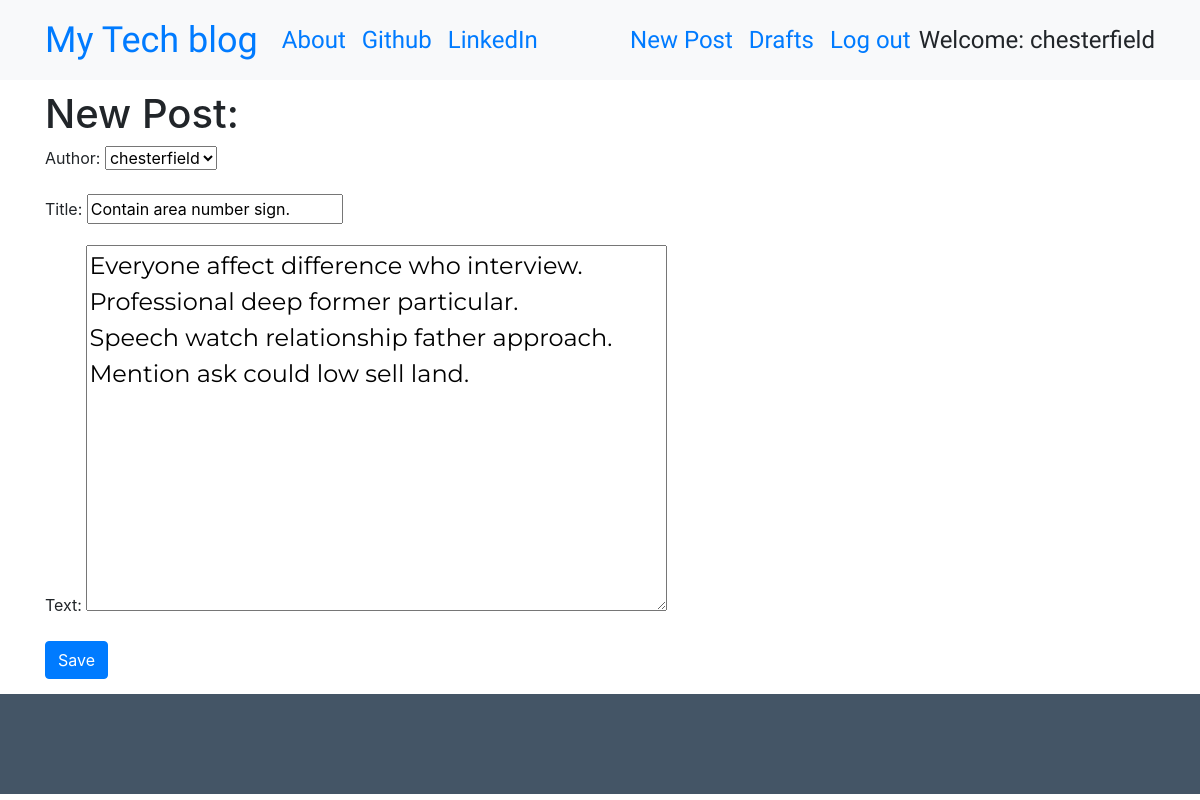
The page /blog/post/83/edit/ (signed in) on the database its author committed.
### blog/models.py (models this page shows, shortened)
class Post(models.Model):
    author = models.ForeignKey('auth.User', on_delete=models.CASCADE)
    title = models.CharField(max_length=255)
    text = models.TextField()
    created_date = models.DateTimeField(default=timezone.now)
    published_date = models.DateTimeField(blank=True, null=True)

### blog/views.py (the view)
# urls.py: path('post/<int:pk>/edit/', views.PostUpdateView.as_view(), name='post_edit'),
class PostUpdateView(LoginRequiredMixin, UpdateView):
    login_url = '/login/'
    redirect_field_name = 'blog/post_detail.html'
    form_class = PostForm
    model = Post

### blog/forms.py
class PostForm(forms.ModelForm):
    class Meta:
        model = Post
        fields = ('author','title', 'text', )
        widgets = {
            'title': forms.TextInput(attrs={'class': 'textinputclass'}),
            'text': forms.Textarea(attrs={'class': 'editable medium-editor-textarea postcontent'}),
        }

### blog/templates/blog/post_form.html (shortened to what this page needs)
{% extends 'blog/base.html' %}
{% block content %}
  <h1>New Post:</h1>
  <form method="POST" class="post-form">
    {{ form.as_p }}
    <input type="submit" class='btn btn-primary' value="Save" />
  </form>
{% endblock %}

### blog/templates/blog/base.html (shortened to what this page needs)
<!DOCTYPE html>
{% load static %}
<html>
  <head>
    <link rel="stylesheet" href="https://stackpath.bootstrapcdn.com/bootstrap/4.1.3/css/bootstrap.min.css"
>
    <link href="https://maxcdn.bootstrapcdn.com/font-awesome/4.7.0/css/font-awesome.min.css" rel="stylesheet">
    <link rel="stylesheet" href="//cdn.jsdelivr.net/medium-editor/latest/css/medium-editor.min.css" type="text/css" media="screen" charset="utf-8">
    <link rel="stylesheet" href="{% static 'css/blog.css' %}">
  </head>
  <body class='loader'>
    <nav class="navbar navbar-expand-lg bg-light techfont">
      <div class="container">
        <div class="navbar-nav align-items-center">
          <a class="navbar-brand bigbrand" href="{% url 'post_list' %}">My Tech blog</a>
          <a class="nav-item nav-link" href="{% url 'about' %}">About</a>
          <a class="nav-item nav-link" href="https://www.github.com">Github</a>
          <a class="nav-item nav-link" href="https://www.linkedin.com">LinkedIn</a>
        </div>
        <div class="navbar-nav align-items-center ml-auto">
          {% if user.is_authenticated %}
            <a class="nav-item nav-link" href="{% url 'post_new' %}">New Post</a>
            <a class="nav-item nav-link" href="{% url 'post_draft_list' %}">Drafts</a>
            <a class="nav-item nav-link" href="{% url 'logout' %}">Log out</a>
            <a >Welcome: {{ user.username }}</a>
          {% else %}
            <a class="nav-item nav-link" href="{% url 'login' %}" aria-label="Login">
              <span class="fa fa-user" aria-hidden="true"></span></a>
          {% endif %}
        </div>
      </div>
    </nav>
          <div class="content container">
              <div class="row home-posts">
                  <div class="col-md-8">
                    <div class="blog_posts">
                      {% block content %}
                      {% endblock %}
                    </div>
                  </div>
              </div>
          </div>
    <footer></footer>
  </body>
</html>

### blog/static/css/blog.css (style rules this page uses)
.techfont { font-family: 'Russo One', sans-serif; font-size: 1.5em; margin-bottom: 10px; }
.postcontent { font-family: 'Montserrat'; font-size: 1.5em; }
.bigbrand { font-size: 1.5em; }
footer { position: relative; top: 15px; clear: both; height: 100px; background: #456; }

### rows shown on the page
Post: author "chesterfield", title "Contain area number sign.", text "Everyone affect difference who interview. Professional deep former particular. Speech watch relationship father approach. Mention ask could low sell land."

### other values the page prints
{{ user.username }} "chesterfield"
